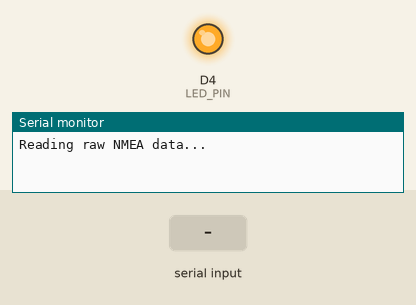
Recording of a sketch running on a simulated ESP8266 (NodeMCU). Shown: output pins drawn as LEDs (lit = HIGH), the last lines printed to the serial monitor. The inputs (shaded band) are chosen by the test bench.

Above: at 1.2 s.
1.3 s: "$GPGGA\n" received over the second serial link
At 1.4 s:
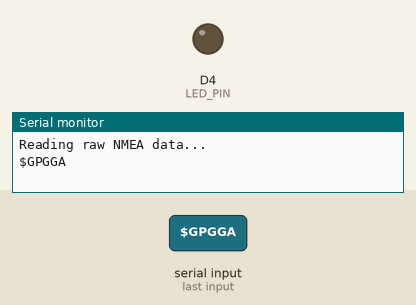
3.0 s: "1\n" received over the second serial link
Timing chart, 0 to 6.0 s (numbered marks = the images above; inputs shaded):
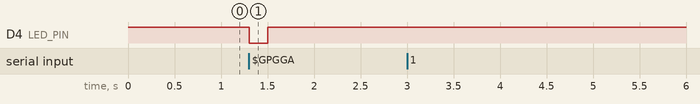

Measured:
- after the input at 1.3 s, D4 (LED_PIN): HIGH → LOW at once, → HIGH 0.20 s later

The sketch:

gps_basic_code.ino
```cpp
#include <SoftwareSerial.h>

SoftwareSerial gpsSerial(D5, D6); // RX, TX
const int LED_PIN = D4; // Built-in LED on NodeMCU

String gpsLine = "";

void setup() {
  Serial.begin(115200);
  gpsSerial.begin(9600);
  pinMode(LED_PIN, OUTPUT);
  digitalWrite(LED_PIN, HIGH); // LED off (active LOW)
  Serial.println("Reading raw NMEA data...");
}

void loop() {
  while (gpsSerial.available()) {
    char c = gpsSerial.read();
    if (c == '\n') { // End of NMEA sentence
      gpsLine.trim();
      Serial.println(gpsLine); // print raw data

      // Check for GPGGA sentence (contains lat/lon)
      if (gpsLine.startsWith("$GPGGA")) {
        // Split the line by commas
        int firstComma = gpsLine.indexOf(',');
        int secondComma = gpsLine.indexOf(',', firstComma + 1);
        int thirdComma = gpsLine.indexOf(',', secondComma + 1);
        int fourthComma = gpsLine.indexOf(',', thirdComma + 1);
        int fifthComma = gpsLine.indexOf(',', fourthComma + 1);

        String lat = gpsLine.substring(firstComma + 1, secondComma);
        String lon = gpsLine.substring(thirdComma + 1, fourthComma);

        // Blink LED if lat and lon are not empty
        if (lat.length() > 0 && lon.length() > 0) {
          blinkLED();
        }
      }

      gpsLine = ""; // clear line buffer
    } else {
      gpsLine += c;
    }
  }
}

void blinkLED() {
  digitalWrite(LED_PIN, LOW);  // LED on
  delay(200);
  digitalWrite(LED_PIN, HIGH); // LED off
}
```
